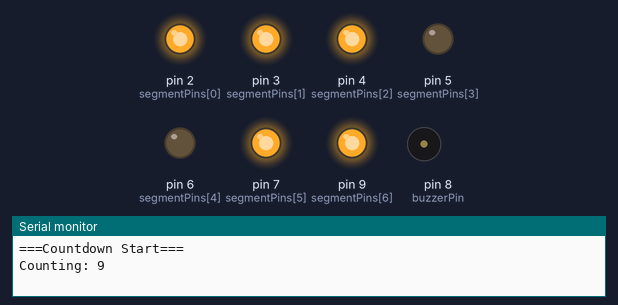
This sketch was run on a simulated Arduino Uno, built with avr-gcc and run on an emulated ATmega328P. Shown: output pins drawn as LEDs (lit = HIGH), buzzer (waves = sounding), the last lines printed to the serial monitor.

Above: at 0.3 s.
At 1.1 s:
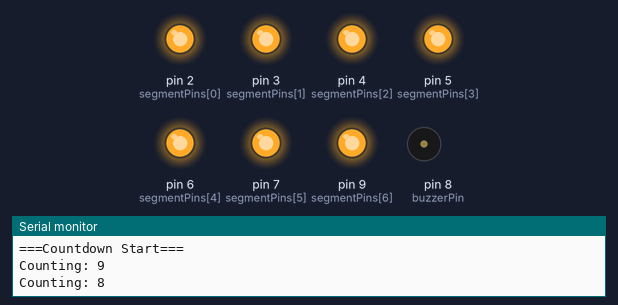
At 1.9 s:
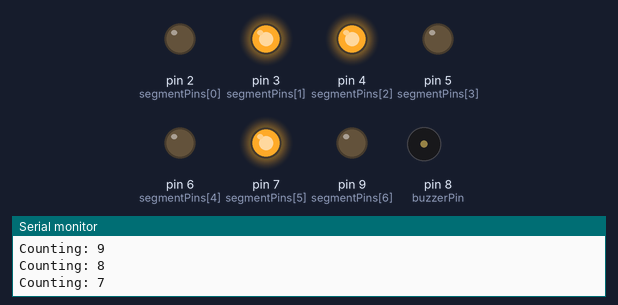
At 4.3 s:
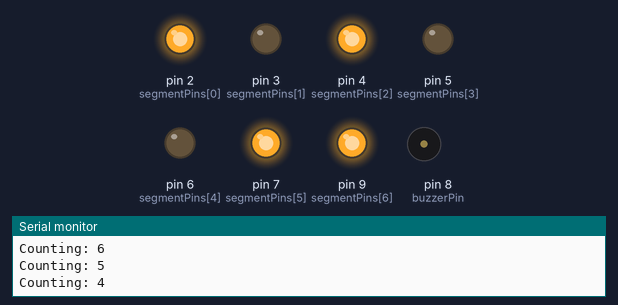
At 8.1 s:
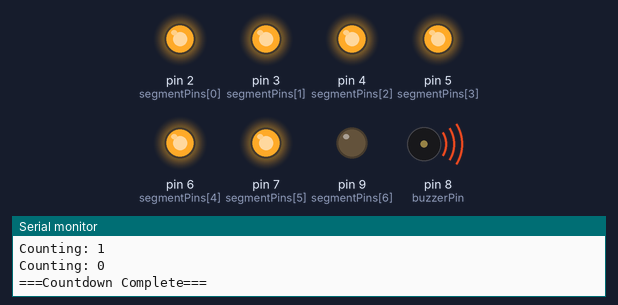
At 9.1 s:
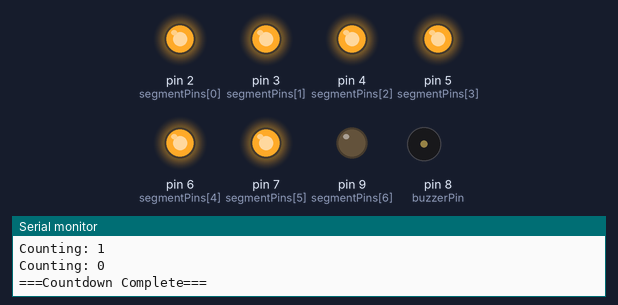
Timing chart, 0 to 10.6 s (numbered marks = the images above):
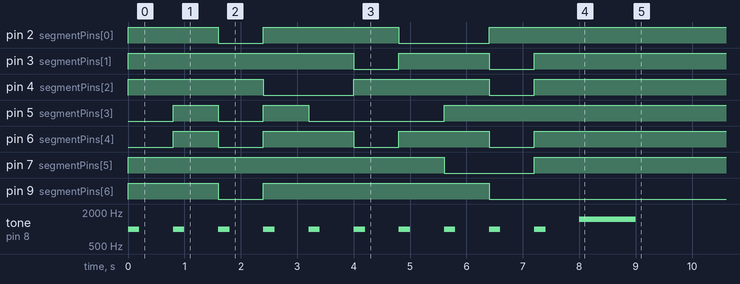

The sketch:

assignment2_Agyapong_Emmanuel_Agyei.ino
```cpp
int segmentPins[] = {2, 3, 4, 5, 6, 7, 9};   // a, b, c, d, e, f, g


// The pattern for each digit. 1 = segment ON, 0 = segment OFF.
byte digits[10][7] = {
    {1, 1, 1, 1, 1, 1, 0},   // 0
    {1, 0 , 0, 1, 0, 0, 0},   // 1
    {0, 1, 1, 1, 1, 0, 1},   // 2
    {0, 1, 1, 0, 1, 1, 1},   // 3
    {1, 0, 1, 0, 0, 1, 1},   // 4
    {1, 1, 0, 0, 1, 1, 1},   // 5
    {1, 1, 0, 1, 1, 1, 1},   // 6
    {0, 1, 1, 0, 0, 1, 0},   // 7
    {1, 1, 1, 1, 1, 1, 1},   // 8
      {1, 1, 1, 0, 0, 1, 1},   // 9
};
int buzzerPin = 8;
int numSegments = 7;

// Our own function: show a digit on the display.
void showDigit(int n) {
    // For safety: do nothing if the input is outside 0-9.
    if(n < 0 || n > 9) return;

    // Loop through each of the 7 segments.
    for (int i = 0; i < numSegments; i++) {
        // Read the pattern for this digit and segment.
        // If it is 1, turn the segment ON. If 0, turn it OFF.
        digitalWrite(segmentPins[i], digits[n][i]);

    }}


void setup() {
  // put your setup code here, to run once:
  Serial.begin(9600);

  pinMode(buzzerPin, OUTPUT);     //set up the buzzer
  for(int i = 0; i < numSegments; i++){
    pinMode(segmentPins[i], OUTPUT);    //set up each segment
  }
  Serial.println("===Countdown Start=== ");

  int count = 9;
  while(count >= 0){
  Serial.print("Counting: ");
  Serial.println(count);

  showDigit(count) ;
  tone(buzzerPin, 1000, 200);   //short beep
  delay(800);

  count = count - 1;
  }
  showDigit(0);
  tone(buzzerPin, 1500, 1000);  //longer completion  tone

  Serial.println("===Countdown Complete===");
  }


void loop() {
  // put your main code here, to run repeatedly:

}
```

Measured:
- by itself, tone on pin 8 (buzzerPin): plays 1000 Hz for 0.20 s, 1000 Hz for 0.20 s, 1000 Hz for 0.20 s, 1000 Hz for 0.20 s, 1000 Hz for 0.20 s, 1000 Hz for 0.20 s … (11 notes in this stretch)
